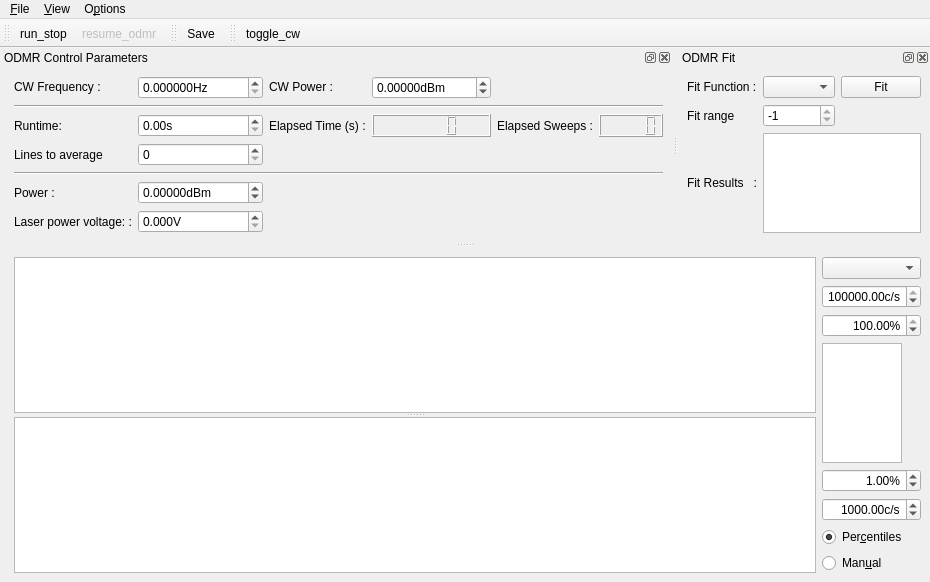
<?xml version="1.0" encoding="UTF-8"?>
<ui version="4.0">
 <class>MainWindow</class>
 <widget class="QMainWindow" name="MainWindow">
  <property name="geometry">
   <rect>
    <x>0</x>
    <y>0</y>
    <width>886</width>
    <height>582</height>
   </rect>
  </property>
  <property name="contextMenuPolicy">
   <enum>Qt::DefaultContextMenu</enum>
  </property>
  <property name="windowTitle">
   <string>qudi: ODMR</string>
  </property>
  <widget class="QWidget" name="centralwidget">
   <layout class="QHBoxLayout" name="horizontalLayout">
    <item>
     <spacer name="horizontalSpacer">
      <property name="orientation">
       <enum>Qt::Horizontal</enum>
      </property>
      <property name="sizeHint" stdset="0">
       <size>
        <width>5</width>
        <height>20</height>
       </size>
      </property>
     </spacer>
    </item>
    <item>
     <widget class="QSplitter" name="splitter">
      <property name="sizePolicy">
       <sizepolicy hsizetype="Preferred" vsizetype="Expanding">
        <horstretch>1</horstretch>
        <verstretch>0</verstretch>
       </sizepolicy>
      </property>
      <property name="orientation">
       <enum>Qt::Vertical</enum>
      </property>
      <widget class="PlotWidget" name="odmr_PlotWidget">
       <property name="sizePolicy">
        <sizepolicy hsizetype="Expanding" vsizetype="Expanding">
         <horstretch>1</horstretch>
         <verstretch>1</verstretch>
        </sizepolicy>
       </property>
      </widget>
      <widget class="PlotWidget" name="odmr_matrix_PlotWidget">
       <property name="sizePolicy">
        <sizepolicy hsizetype="Expanding" vsizetype="Expanding">
         <horstretch>1</horstretch>
         <verstretch>1</verstretch>
        </sizepolicy>
       </property>
      </widget>
     </widget>
    </item>
    <item>
     <layout class="QVBoxLayout" name="verticalLayout">
      <item>
       <widget class="QComboBox" name="odmr_channel_ComboBox"/>
      </item>
      <item>
       <widget class="ScienDSpinBox" name="odmr_cb_max_DoubleSpinBox">
        <property name="maximumSize">
         <size>
          <width>100</width>
          <height>16777215</height>
         </size>
        </property>
        <property name="alignment">
         <set>Qt::AlignRight|Qt::AlignTrailing|Qt::AlignVCenter</set>
        </property>
        <property name="suffix">
         <string>c/s</string>
        </property>
        <property name="minimum">
         <double>-10.000000000000000</double>
        </property>
        <property name="maximum">
         <double>1000000000.000000000000000</double>
        </property>
        <property name="value">
         <double>100000.000000000000000</double>
        </property>
       </widget>
      </item>
      <item>
       <widget class="ScienDSpinBox" name="odmr_cb_high_percentile_DoubleSpinBox">
        <property name="maximumSize">
         <size>
          <width>100</width>
          <height>16777215</height>
         </size>
        </property>
        <property name="alignment">
         <set>Qt::AlignRight|Qt::AlignTrailing|Qt::AlignVCenter</set>
        </property>
        <property name="suffix">
         <string>%</string>
        </property>
        <property name="minimum">
         <double>0.000000000000000</double>
        </property>
        <property name="maximum">
         <double>100.000000000000000</double>
        </property>
        <property name="value">
         <double>100.000000000000000</double>
        </property>
       </widget>
      </item>
      <item>
       <widget class="PlotWidget" name="odmr_cb_PlotWidget">
        <property name="sizePolicy">
         <sizepolicy hsizetype="Expanding" vsizetype="Expanding">
          <horstretch>0</horstretch>
          <verstretch>0</verstretch>
         </sizepolicy>
        </property>
        <property name="maximumSize">
         <size>
          <width>80</width>
          <height>16777215</height>
         </size>
        </property>
       </widget>
      </item>
      <item>
       <widget class="ScienDSpinBox" name="odmr_cb_low_percentile_DoubleSpinBox">
        <property name="maximumSize">
         <size>
          <width>100</width>
          <height>16777215</height>
         </size>
        </property>
        <property name="alignment">
         <set>Qt::AlignRight|Qt::AlignTrailing|Qt::AlignVCenter</set>
        </property>
        <property name="suffix">
         <string>%</string>
        </property>
        <property name="minimum">
         <double>0.000000000000000</double>
        </property>
        <property name="maximum">
         <double>100.000000000000000</double>
        </property>
        <property name="value">
         <double>1.000000000000000</double>
        </property>
       </widget>
      </item>
      <item>
       <widget class="ScienDSpinBox" name="odmr_cb_min_DoubleSpinBox">
        <property name="maximumSize">
         <size>
          <width>100</width>
          <height>16777215</height>
         </size>
        </property>
        <property name="alignment">
         <set>Qt::AlignRight|Qt::AlignTrailing|Qt::AlignVCenter</set>
        </property>
        <property name="suffix">
         <string>c/s</string>
        </property>
        <property name="minimum">
         <double>-10.000000000000000</double>
        </property>
        <property name="maximum">
         <double>1000000000.000000000000000</double>
        </property>
        <property name="value">
         <double>1000.000000000000000</double>
        </property>
       </widget>
      </item>
      <item>
       <widget class="QRadioButton" name="odmr_cb_centiles_RadioButton">
        <property name="text">
         <string>Per&amp;centiles</string>
        </property>
        <property name="checked">
         <bool>true</bool>
        </property>
        <attribute name="buttonGroup">
         <string notr="true">buttonGroup</string>
        </attribute>
       </widget>
      </item>
      <item>
       <widget class="QRadioButton" name="odmr_cb_manual_RadioButton">
        <property name="text">
         <string>Man&amp;ual</string>
        </property>
        <attribute name="buttonGroup">
         <string notr="true">buttonGroup</string>
        </attribute>
       </widget>
      </item>
     </layout>
    </item>
   </layout>
  </widget>
  <widget class="QMenuBar" name="menubar">
   <property name="geometry">
    <rect>
     <x>0</x>
     <y>0</y>
     <width>886</width>
     <height>21</height>
    </rect>
   </property>
   <widget class="QMenu" name="menu_File">
    <property name="title">
     <string>&amp;File</string>
    </property>
    <addaction name="action_Save"/>
    <addaction name="action_Close"/>
   </widget>
   <widget class="QMenu" name="menu_Options">
    <property name="title">
     <string>O&amp;ptions</string>
    </property>
    <addaction name="action_Settings"/>
    <addaction name="action_FitSettings"/>
   </widget>
   <widget class="QMenu" name="menu_View">
    <property name="title">
     <string>&amp;View</string>
    </property>
    <addaction name="action_RestoreDefault"/>
   </widget>
   <addaction name="menu_File"/>
   <addaction name="menu_View"/>
   <addaction name="menu_Options"/>
  </widget>
  <widget class="QToolBar" name="toolBar">
   <property name="windowTitle">
    <string>toolBar</string>
   </property>
   <attribute name="toolBarArea">
    <enum>TopToolBarArea</enum>
   </attribute>
   <attribute name="toolBarBreak">
    <bool>false</bool>
   </attribute>
   <addaction name="action_run_stop"/>
   <addaction name="action_resume_odmr"/>
  </widget>
  <widget class="QDockWidget" name="odmr_control_DockWidget">
   <property name="enabled">
    <bool>true</bool>
   </property>
   <property name="sizePolicy">
    <sizepolicy hsizetype="Fixed" vsizetype="Fixed">
     <horstretch>1</horstretch>
     <verstretch>0</verstretch>
    </sizepolicy>
   </property>
   <property name="baseSize">
    <size>
     <width>0</width>
     <height>20</height>
    </size>
   </property>
   <property name="toolTip">
    <string/>
   </property>
   <property name="windowTitle">
    <string>ODMR Control Parameters</string>
   </property>
   <attribute name="dockWidgetArea">
    <number>4</number>
   </attribute>
   <widget class="QWidget" name="dockWidgetContents_3">
    <property name="sizePolicy">
     <sizepolicy hsizetype="Minimum" vsizetype="Minimum">
      <horstretch>0</horstretch>
      <verstretch>0</verstretch>
     </sizepolicy>
    </property>
    <layout class="QGridLayout" name="gridLayout">
     <item row="0" column="3">
      <widget class="QLabel" name="label_6">
       <property name="sizePolicy">
        <sizepolicy hsizetype="Minimum" vsizetype="Fixed">
         <horstretch>0</horstretch>
         <verstretch>0</verstretch>
        </sizepolicy>
       </property>
       <property name="text">
        <string>CW Power :</string>
       </property>
      </widget>
     </item>
     <item row="0" column="4">
      <widget class="ScienDSpinBox" name="cw_power_DoubleSpinBox">
       <property name="sizePolicy">
        <sizepolicy hsizetype="Minimum" vsizetype="Fixed">
         <horstretch>0</horstretch>
         <verstretch>0</verstretch>
        </sizepolicy>
       </property>
       <property name="suffix">
        <string>dBm</string>
       </property>
       <property name="decimals">
        <number>5</number>
       </property>
       <property name="minimum">
        <double>-1000.000000000000000</double>
       </property>
       <property name="maximum">
        <double>100.000000000000000</double>
       </property>
      </widget>
     </item>
     <item row="2" column="1">
      <widget class="QLabel" name="label_7">
       <property name="sizePolicy">
        <sizepolicy hsizetype="Minimum" vsizetype="Minimum">
         <horstretch>0</horstretch>
         <verstretch>0</verstretch>
        </sizepolicy>
       </property>
       <property name="text">
        <string>Runtime:</string>
       </property>
      </widget>
     </item>
     <item row="2" column="3">
      <widget class="QLabel" name="label_8">
       <property name="sizePolicy">
        <sizepolicy hsizetype="Minimum" vsizetype="Minimum">
         <horstretch>0</horstretch>
         <verstretch>0</verstretch>
        </sizepolicy>
       </property>
       <property name="text">
        <string>Elapsed Time (s) :</string>
       </property>
      </widget>
     </item>
     <item row="2" column="4">
      <widget class="QLCDNumber" name="elapsed_time_DisplayWidget">
       <property name="sizePolicy">
        <sizepolicy hsizetype="Minimum" vsizetype="Minimum">
         <horstretch>0</horstretch>
         <verstretch>0</verstretch>
        </sizepolicy>
       </property>
      </widget>
     </item>
     <item row="2" column="5">
      <widget class="QLabel" name="label_10">
       <property name="sizePolicy">
        <sizepolicy hsizetype="Minimum" vsizetype="Minimum">
         <horstretch>0</horstretch>
         <verstretch>0</verstretch>
        </sizepolicy>
       </property>
       <property name="text">
        <string>Elapsed Sweeps :</string>
       </property>
      </widget>
     </item>
     <item row="0" column="0" rowspan="7">
      <spacer name="horizontalSpacer_2">
       <property name="orientation">
        <enum>Qt::Horizontal</enum>
       </property>
       <property name="sizeHint" stdset="0">
        <size>
         <width>5</width>
         <height>20</height>
        </size>
       </property>
      </spacer>
     </item>
     <item row="2" column="6">
      <widget class="QLCDNumber" name="elapsed_sweeps_DisplayWidget"/>
     </item>
     <item row="0" column="2">
      <widget class="ScienDSpinBox" name="cw_frequency_DoubleSpinBox">
       <property name="sizePolicy">
        <sizepolicy hsizetype="Minimum" vsizetype="Fixed">
         <horstretch>0</horstretch>
         <verstretch>0</verstretch>
        </sizepolicy>
       </property>
       <property name="suffix">
        <string>Hz</string>
       </property>
       <property name="decimals">
        <number>6</number>
       </property>
       <property name="maximum">
        <double>1000000000.000000000000000</double>
       </property>
       <property name="singleStep">
        <double>0.010000000000000</double>
       </property>
      </widget>
     </item>
     <item row="2" column="2">
      <widget class="QDoubleSpinBox" name="runtime_DoubleSpinBox">
       <property name="sizePolicy">
        <sizepolicy hsizetype="Minimum" vsizetype="Fixed">
         <horstretch>0</horstretch>
         <verstretch>0</verstretch>
        </sizepolicy>
       </property>
       <property name="suffix">
        <string>s</string>
       </property>
       <property name="maximum">
        <double>10000000.000000000000000</double>
       </property>
      </widget>
     </item>
     <item row="1" column="1" colspan="6">
      <widget class="Line" name="line_2">
       <property name="minimumSize">
        <size>
         <width>0</width>
         <height>0</height>
        </size>
       </property>
       <property name="lineWidth">
        <number>1</number>
       </property>
       <property name="midLineWidth">
        <number>0</number>
       </property>
       <property name="orientation">
        <enum>Qt::Horizontal</enum>
       </property>
      </widget>
     </item>
     <item row="0" column="1">
      <widget class="QLabel" name="label">
       <property name="sizePolicy">
        <sizepolicy hsizetype="Minimum" vsizetype="Fixed">
         <horstretch>0</horstretch>
         <verstretch>0</verstretch>
        </sizepolicy>
       </property>
       <property name="text">
        <string>CW Frequency :</string>
       </property>
      </widget>
     </item>
     <item row="3" column="1">
      <widget class="QLabel" name="average_label">
       <property name="text">
        <string>Lines to average</string>
       </property>
      </widget>
     </item>
     <item row="3" column="2">
      <widget class="QSpinBox" name="average_level_SpinBox">
       <property name="minimum">
        <number>0</number>
       </property>
       <property name="maximum">
        <number>1000</number>
       </property>
       <property name="singleStep">
        <number>1</number>
       </property>
       <property name="value">
        <number>0</number>
       </property>
      </widget>
     </item>
     <item row="4" column="1" colspan="6">
      <widget class="Line" name="line">
       <property name="orientation">
        <enum>Qt::Horizontal</enum>
       </property>
      </widget>
     </item>
     <item row="5" column="2">
      <widget class="ScienDSpinBox" name="sweep_power_DoubleSpinBox">
       <property name="sizePolicy">
        <sizepolicy hsizetype="Minimum" vsizetype="Fixed">
         <horstretch>0</horstretch>
         <verstretch>0</verstretch>
        </sizepolicy>
       </property>
       <property name="suffix">
        <string>dBm</string>
       </property>
       <property name="decimals">
        <number>5</number>
       </property>
       <property name="minimum">
        <double>-1000.000000000000000</double>
       </property>
       <property name="maximum">
        <double>100.000000000000000</double>
       </property>
      </widget>
     </item>
     <item row="5" column="1">
      <widget class="QLabel" name="label_2">
       <property name="sizePolicy">
        <sizepolicy hsizetype="Minimum" vsizetype="Minimum">
         <horstretch>0</horstretch>
         <verstretch>0</verstretch>
        </sizepolicy>
       </property>
       <property name="text">
        <string>Power :</string>
       </property>
      </widget>
     </item>
     <item row="6" column="1">
      <widget class="QLabel" name="label_3">
       <property name="sizePolicy">
        <sizepolicy hsizetype="Minimum" vsizetype="Minimum">
         <horstretch>0</horstretch>
         <verstretch>0</verstretch>
        </sizepolicy>
       </property>
       <property name="text">
        <string>Laser power voltage: :</string>
       </property>
      </widget>
     </item>
     <item row="6" column="2">
      <widget class="ScienDSpinBox" name="cw_laser_power_voltage_DoubleSpinBox">
       <property name="sizePolicy">
        <sizepolicy hsizetype="Minimum" vsizetype="Fixed">
         <horstretch>0</horstretch>
         <verstretch>0</verstretch>
        </sizepolicy>
       </property>
       <property name="suffix">
        <string>V</string>
       </property>
       <property name="decimals">
        <number>3</number>
       </property>
       <property name="minimum">
        <double>0.000000000000000</double>
       </property>
       <property name="maximum">
        <double>1.000000000000000</double>
       </property>
       <property name="singleStep">
        <double>0.001000000000000</double>
       </property>
      </widget>
     </item>
    </layout>
   </widget>
  </widget>
  <widget class="QDockWidget" name="odmr_fit_DockWidget">
   <property name="sizePolicy">
    <sizepolicy hsizetype="Minimum" vsizetype="Minimum">
     <horstretch>0</horstretch>
     <verstretch>0</verstretch>
    </sizepolicy>
   </property>
   <property name="baseSize">
    <size>
     <width>0</width>
     <height>20</height>
    </size>
   </property>
   <property name="windowTitle">
    <string>ODMR Fit</string>
   </property>
   <attribute name="dockWidgetArea">
    <number>4</number>
   </attribute>
   <widget class="QWidget" name="dockWidgetContents_5">
    <property name="sizePolicy">
     <sizepolicy hsizetype="Minimum" vsizetype="Minimum">
      <horstretch>0</horstretch>
      <verstretch>0</verstretch>
     </sizepolicy>
    </property>
    <layout class="QGridLayout" name="gridLayout_2">
     <item row="0" column="2">
      <widget class="QPushButton" name="do_fit_PushButton">
       <property name="sizePolicy">
        <sizepolicy hsizetype="Minimum" vsizetype="Fixed">
         <horstretch>0</horstretch>
         <verstretch>0</verstretch>
        </sizepolicy>
       </property>
       <property name="text">
        <string>Fit</string>
       </property>
      </widget>
     </item>
     <item row="0" column="1">
      <widget class="FitSettingsComboBox" name="fit_methods_ComboBox">
       <property name="sizePolicy">
        <sizepolicy hsizetype="Minimum" vsizetype="Fixed">
         <horstretch>0</horstretch>
         <verstretch>0</verstretch>
        </sizepolicy>
       </property>
      </widget>
     </item>
     <item row="2" column="1" colspan="2">
      <widget class="QTextBrowser" name="odmr_fit_results_DisplayWidget">
       <property name="sizePolicy">
        <sizepolicy hsizetype="Ignored" vsizetype="Expanding">
         <horstretch>0</horstretch>
         <verstretch>0</verstretch>
        </sizepolicy>
       </property>
       <property name="baseSize">
        <size>
         <width>0</width>
         <height>1</height>
        </size>
       </property>
       <property name="sizeAdjustPolicy">
        <enum>QAbstractScrollArea::AdjustToContents</enum>
       </property>
       <property name="tabChangesFocus">
        <bool>true</bool>
       </property>
      </widget>
     </item>
     <item row="0" column="0">
      <widget class="QLabel" name="label_9">
       <property name="sizePolicy">
        <sizepolicy hsizetype="Fixed" vsizetype="Minimum">
         <horstretch>0</horstretch>
         <verstretch>0</verstretch>
        </sizepolicy>
       </property>
       <property name="text">
        <string>Fit Function :</string>
       </property>
      </widget>
     </item>
     <item row="2" column="0">
      <widget class="QLabel" name="label_12">
       <property name="sizePolicy">
        <sizepolicy hsizetype="Fixed" vsizetype="Fixed">
         <horstretch>0</horstretch>
         <verstretch>0</verstretch>
        </sizepolicy>
       </property>
       <property name="text">
        <string>Fit Results   :</string>
       </property>
      </widget>
     </item>
     <item row="1" column="1">
      <widget class="QSpinBox" name="fit_range_SpinBox">
       <property name="maximum">
        <number>-1</number>
       </property>
      </widget>
     </item>
     <item row="1" column="0">
      <widget class="QLabel" name="fit_range_Label">
       <property name="text">
        <string>Fit range</string>
       </property>
      </widget>
     </item>
    </layout>
   </widget>
  </widget>
  <widget class="QToolBar" name="save_ToolBar">
   <property name="windowTitle">
    <string>toolBar_2</string>
   </property>
   <attribute name="toolBarArea">
    <enum>TopToolBarArea</enum>
   </attribute>
   <attribute name="toolBarBreak">
    <bool>false</bool>
   </attribute>
   <addaction name="action_Save"/>
  </widget>
  <widget class="QToolBar" name="cw_ToolBar">
   <property name="windowTitle">
    <string>toolBar_2</string>
   </property>
   <attribute name="toolBarArea">
    <enum>TopToolBarArea</enum>
   </attribute>
   <attribute name="toolBarBreak">
    <bool>false</bool>
   </attribute>
   <addaction name="action_toggle_cw"/>
  </widget>
  <action name="action_Settings">
   <property name="icon">
    <iconset>
     <normaloff>../../artwork/icons/oxygen/22x22/configure.png</normaloff>../../artwork/icons/oxygen/22x22/configure.png</iconset>
   </property>
   <property name="text">
    <string>&amp;Settings</string>
   </property>
  </action>
  <action name="action_Save">
   <property name="icon">
    <iconset>
     <normaloff>../../artwork/icons/oxygen/22x22/document-save.png</normaloff>../../artwork/icons/oxygen/22x22/document-save.png</iconset>
   </property>
   <property name="text">
    <string>&amp;Save</string>
   </property>
   <property name="toolTip">
    <string>Save odmr data</string>
   </property>
  </action>
  <action name="action_Close">
   <property name="icon">
    <iconset>
     <normaloff>../../artwork/icons/oxygen/22x22/application-exit.png</normaloff>../../artwork/icons/oxygen/22x22/application-exit.png</iconset>
   </property>
   <property name="text">
    <string>&amp;Close</string>
   </property>
  </action>
  <action name="action_run_stop">
   <property name="checkable">
    <bool>true</bool>
   </property>
   <property name="icon">
    <iconset>
     <normaloff>../../artwork/icons/qudiTheme/22x22/start-counter.png</normaloff>
     <activeon>../../artwork/icons/qudiTheme/22x22/stop-counter.png</activeon>../../artwork/icons/qudiTheme/22x22/start-counter.png</iconset>
   </property>
   <property name="text">
    <string>run_stop</string>
   </property>
  </action>
  <action name="action_resume_odmr">
   <property name="checkable">
    <bool>true</bool>
   </property>
   <property name="enabled">
    <bool>false</bool>
   </property>
   <property name="icon">
    <iconset>
     <normaloff>../../artwork/icons/qudiTheme/22x22/restart-counter.png</normaloff>
     <activeon>../../artwork/icons/qudiTheme/22x22/stop-counter.png</activeon>../../artwork/icons/qudiTheme/22x22/restart-counter.png</iconset>
   </property>
   <property name="text">
    <string>resume_odmr</string>
   </property>
   <property name="toolTip">
    <string>resume odmr measurement</string>
   </property>
  </action>
  <action name="action_RestoreDefault">
   <property name="text">
    <string>Restore &amp;default</string>
   </property>
  </action>
  <action name="action_FitSettings">
   <property name="text">
    <string>Fit settings</string>
   </property>
  </action>
  <action name="action_toggle_cw">
   <property name="checkable">
    <bool>true</bool>
   </property>
   <property name="icon">
    <iconset>
     <normaloff>../../artwork/icons/oxygen/22x22/media-playback-start.png</normaloff>
     <normalon>../../artwork/icons/oxygen/22x22/media-playback-stop.png</normalon>
     <activeon>../../artwork/icons/oxygen/22x22/media-playback-stop.png</activeon>../../artwork/icons/oxygen/22x22/media-playback-start.png</iconset>
   </property>
   <property name="text">
    <string>toggle_cw</string>
   </property>
   <property name="toolTip">
    <string>toggle microwave CW output</string>
   </property>
  </action>
 </widget>
 <customwidgets>
  <customwidget>
   <class>PlotWidget</class>
   <extends>QGraphicsView</extends>
   <header>pyqtgraph</header>
  </customwidget>
  <customwidget>
   <class>ScienDSpinBox</class>
   <extends>QDoubleSpinBox</extends>
   <header>qtwidgets.scientific_spinbox.h</header>
  </customwidget>
  <customwidget>
   <class>FitSettingsComboBox</class>
   <extends>QComboBox</extends>
   <header>gui/fitsettings</header>
  </customwidget>
 </customwidgets>
 <tabstops>
  <tabstop>odmr_cb_max_DoubleSpinBox</tabstop>
  <tabstop>odmr_cb_high_percentile_DoubleSpinBox</tabstop>
  <tabstop>odmr_cb_PlotWidget</tabstop>
  <tabstop>odmr_cb_low_percentile_DoubleSpinBox</tabstop>
  <tabstop>odmr_cb_min_DoubleSpinBox</tabstop>
  <tabstop>odmr_cb_centiles_RadioButton</tabstop>
  <tabstop>odmr_cb_manual_RadioButton</tabstop>
  <tabstop>odmr_PlotWidget</tabstop>
  <tabstop>odmr_matrix_PlotWidget</tabstop>
 </tabstops>
 <resources/>
 <connections>
  <connection>
   <sender>action_Close</sender>
   <signal>triggered()</signal>
   <receiver>MainWindow</receiver>
   <slot>close()</slot>
   <hints>
    <hint type="sourcelabel">
     <x>-1</x>
     <y>-1</y>
    </hint>
    <hint type="destinationlabel">
     <x>531</x>
     <y>347</y>
    </hint>
   </hints>
  </connection>
 </connections>
 <buttongroups>
  <buttongroup name="buttonGroup"/>
 </buttongroups>
</ui>
